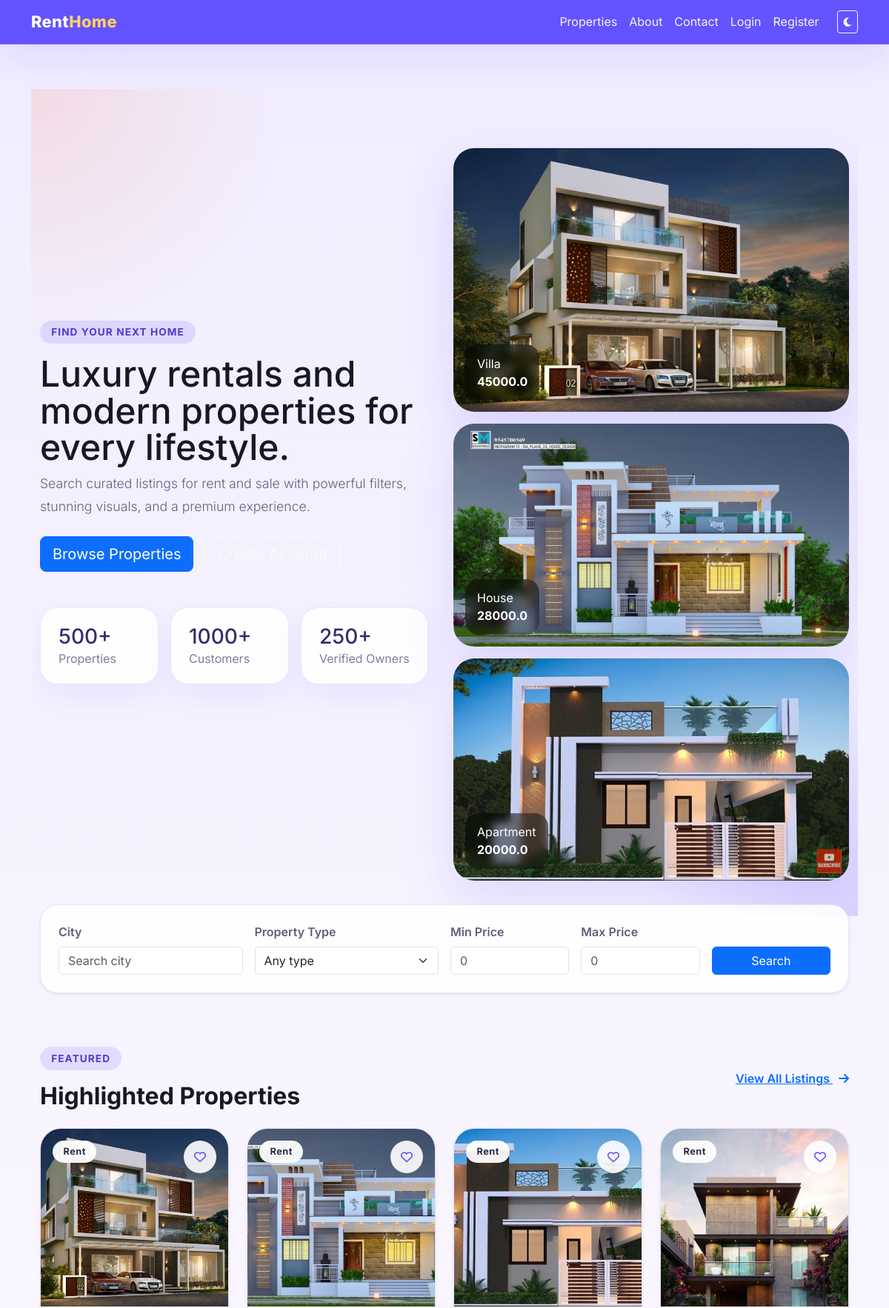
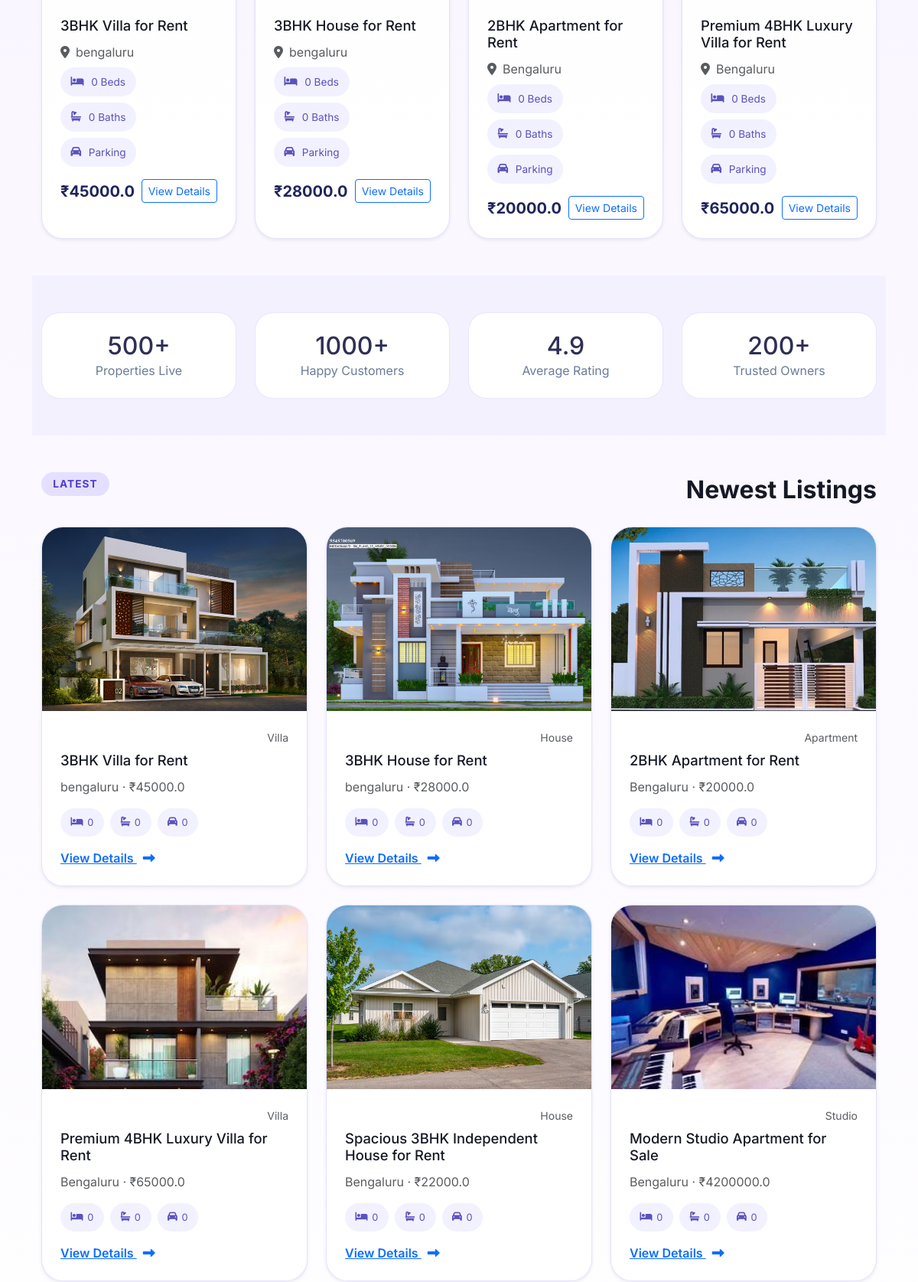
The page / (upper part) on the database its author committed (2 pictures, top to bottom).
### models.py (models this page shows)
class Property(db.Model):
    __tablename__ = 'properties'
    id = db.Column(db.Integer, primary_key=True)
    title = db.Column(db.String(200), nullable=False)
    description = db.Column(db.Text)
    purpose = db.Column(db.String(50))
    property_type = db.Column(db.String(50))
    price = db.Column(db.Float)
    deposit = db.Column(db.Float)
    bedrooms = db.Column(db.Integer)
    bathrooms = db.Column(db.Integer)
    balcony = db.Column(db.Integer)
    parking = db.Column(db.String(50))
    area_size = db.Column(db.String(50))
    floor = db.Column(db.String(50))
    facing = db.Column(db.String(50))
    furnished = db.Column(db.String(50))
    water = db.Column(db.String(50))
    electricity = db.Column(db.String(50))
    internet = db.Column(db.String(50))
    address = db.Column(db.String(255))
    locality = db.Column(db.String(120))
    city = db.Column(db.String(120))
    district = db.Column(db.String(120))
    state = db.Column(db.String(120))
    pincode = db.Column(db.String(20))
    google_map = db.Column(db.String(255))
    owner_name = db.Column(db.String(120))
    owner_phone = db.Column(db.String(50))
    owner_email = db.Column(db.String(120))
    available_from = db.Column(db.String(50))
    images = db.Column(db.Text)  # comma separated filenames
    created_at = db.Column(db.DateTime, default=datetime.utcnow)
    user_id = db.Column(db.Integer, db.ForeignKey('users.id'), nullable=True)

### app.py (the view)
@app.route('/')
def index():
    page = request.args.get('page', 1, type=int)
    props = Property.query.order_by(Property.created_at.desc()).paginate(page=page, per_page=6)
    return render_template('index.html', properties=props)

### app.py (called while the page is built)
@app.context_processor
def inject_current_year():
    return {'current_year': datetime.utcnow().year}

### templates/index.html (shortened to what this page needs)
{% extends 'base.html' %}
{% block content %}
<section class="hero-section py-5">
  <div class="container">
    <div class="row align-items-center">
      <div class="col-lg-6">
        <span class="eyebrow">Find Your Next Home</span>
        <h1>Luxury rentals and modern properties for every lifestyle.</h1>
        <p class="lead">Search curated listings for rent and sale with powerful filters, stunning visuals, and a premium experience.</p>
        <div class="hero-actions d-flex flex-wrap gap-3 mt-4">
          <a href="{{ url_for('properties') }}" class="btn btn-primary btn-lg">Browse Properties</a>
          {% if current_user.is_authenticated %}
          <a href="{{ url_for('dashboard') }}" class="btn btn-outline-light btn-lg">Go to Dashboard</a>
          {% else %}
          <a href="{{ url_for('register') }}" class="btn btn-outline-light btn-lg">Create Account</a>
          {% endif %}
        </div>
        <div class="hero-stats mt-5 d-flex flex-wrap gap-3">
          <div class="stat-card">
            <h3>500+</h3>
            <p>Properties</p>
          </div>
          <div class="stat-card">
            <h3>1000+</h3>
            <p>Customers</p>
          </div>
          <div class="stat-card">
            <h3>250+</h3>
            <p>Verified Owners</p>
          </div>
        </div>
      </div>
      <div class="col-lg-6">
        <div class="hero-gallery">
          {% for prop in properties.items[:3] %}
          {% set image = prop.images.split(',')[0] if prop.images else None %}
          <div class="hero-card">
            {% if image %}
            <img src="{{ url_for('uploaded_file', filename=image) }}" alt="Property image">
            {% else %}
            <div class="hero-placeholder"></div>
            {% endif %}
            <div class="hero-card-info">
              <span>{{ prop.property_type|capitalize }}</span>
              <strong>{{ prop.price }}</strong>
            </div>
          </div>
          {% endfor %}
        </div>
      </div>
    </div>
  </div>
</section>
<section class="search-panel py-4">
  <div class="container">
    <div class="search-card p-4 shadow-sm">
      <form method="get" action="{{ url_for('properties') }}" class="row g-3 align-items-end">
        <div class="col-md-3"><label class="form-label">City</label><input name="city" value="{{ request.args.get('city','') }}" class="form-control" placeholder="Search city"></div>
        <div class="col-md-3"><label class="form-label">Property Type</label><select name="property_type" class="form-select"><option value="">Any type</option></select></div>
        <div class="col-md-2"><label class="form-label">Min Price</label><input name="min_price" value="{{ request.args.get('min_price','') }}" class="form-control" type="number" placeholder="0"></div>
        <div class="col-md-2"><label class="form-label">Max Price</label><input name="max_price" value="{{ request.args.get('max_price','') }}" class="form-control" type="number" placeholder="0"></div>
        <div class="col-md-2"><button class="btn btn-primary w-100">Search</button></div>
      </form>
    </div>
  </div>
</section>
<section class="featured-properties py-5">
  <div class="container">
    <div class="section-heading d-flex justify-content-between align-items-center mb-4">
      <div>
        <span class="eyebrow">Featured</span>
        <h2>Highlighted Properties</h2>
      </div>
      <a href="{{ url_for('properties') }}" class="link-primary">View All Listings <i class="fas fa-arrow-right ms-2"></i></a>
    </div>
    <div class="row g-4">
      {% for prop in properties.items[:4] %}
      <div class="col-md-6 col-xl-3">
        <article class="property-card h-100 shadow-sm">
          <div class="property-image">
            {% set first_image = prop.images.split(',')[0] if prop.images else None %}
            {% if first_image %}
            <img src="{{ url_for('uploaded_file', filename=first_image) }}" alt="{{ prop.title }}">
            {% else %}
            <div class="placeholder-image"></div>
            {% endif %}
            <span class="badge badge-status badge-{{ prop.purpose }}">{{ prop.purpose|capitalize }}</span>
            <button type="button" class="wishlist-btn"><i class="far fa-heart"></i></button>
          </div>
          <div class="property-body p-4">
            <h5>{{ prop.title }}</h5>
            <p class="text-muted mb-2"><i class="fas fa-map-marker-alt me-2"></i>{{ prop.city }}</p>
            <div class="property-meta d-flex flex-wrap gap-2 mb-3">
              <span><i class="fas fa-bed me-1"></i>{{ prop.bedrooms or 0 }} Beds</span>
              <span><i class="fas fa-bath me-1"></i>{{ prop.bathrooms or 0 }} Baths</span>
              <span><i class="fas fa-car me-1"></i>{{ prop.parking or 'Parking' }}</span>
            </div>
            <div class="d-flex justify-content-between align-items-center">
              <strong class="price">₹{{ prop.price }}</strong>
              <a href="{{ url_for('property_details', property_id=prop.id) }}" class="btn btn-sm btn-outline-primary">View Details</a>
            </div>
          </div>
        </article>
      </div>
      {% endfor %}
    </div>
  </div>
</section>
<section class="statistics-section py-5 bg-soft">
  <div class="container">
    <div class="row g-4">
      <div class="col-md-3">
        <div class="stat-card-alt p-4 text-center">
          <h3>500+</h3>
          <p>Properties Live</p>
        </div>
      </div>
      <div class="col-md-3">
        <div class="stat-card-alt p-4 text-center">
          <h3>1000+</h3>
          <p>Happy Customers</p>
        </div>
      </div>
      <div class="col-md-3">
        <div class="stat-card-alt p-4 text-center">
          <h3>4.9</h3>
          <p>Average Rating</p>
        </div>
      </div>
      <div class="col-md-3">
        <div class="stat-card-alt p-4 text-center">
          <h3>200+</h3>
          <p>Trusted Owners</p>
        </div>
      </div>
    </div>
  </div>
</section>
<section class="latest-properties py-5">
  <div class="container">
    <div class="section-heading mb-4">
      <span class="eyebrow">Latest</span>
      <h2>Newest Listings</h2>
    </div>
    <div class="row g-4">
      {% for prop in properties.items %}
      <div class="col-md-6 col-xl-4">
        <article class="property-card-alt h-100 shadow-sm">
          <div class="property-image-small">
            {% set first_image = prop.images.split(',')[0] if prop.images else None %}
            {% if first_image %}
            <img src="{{ url_for('uploaded_file', filename=first_image) }}" alt="{{ prop.title }}">
            {% else %}
            <div class="placeholder-image"></div>
            {% endif %}
          </div>
          <div class="property-body p-4">
            <div class="d-flex justify-content-between align-items-center mb-2">
              <span class="badge badge-status badge-{{ prop.purpose }}">{{ prop.purpose|capitalize }}</span>
              <span class="text-muted small">{{ prop.property_type|capitalize }}</span>
            </div>
            <h5>{{ prop.title }}</h5>
            <p class="text-muted mb-3">{{ prop.city }} · ₹{{ prop.price }}</p>
            <div class="property-meta d-flex flex-wrap gap-2 mb-3">
              <span><i class="fas fa-bed"></i> {{ prop.bedrooms or 0 }}</span>
              <span><i class="fas fa-bath"></i> {{ prop.bathrooms or 0 }}</span>
              <span><i class="fas fa-car"></i> {{ prop.parking or '0' }}</span>
            </div>
            <a href="{{ url_for('property_details', property_id=prop.id) }}" class="link-primary">View Details <i class="fas fa-long-arrow-alt-right ms-2"></i></a>
          </div>
        </article>
      </div>
      {% endfor %}
    </div>
  </div>
</section>
{% endblock %}

### static/css/style.css (style rules this page uses)
:root { --bg: #f6f3ff; --surface: rgba(255,255,255,0.9); --surface-strong: rgba(255,255,255,0.96); --text: #161925; --muted: #6b7c98; --primary: #5b4bff; --primary-soft: #8f84ff; --accent: #ff7a59; --border: rgba(91,75,255,0.16); --shadow: 0 24px 80px rgba(91,75,255,0.12); --soft: #f4f1ff; }
* { box-sizing:border-box }
html,body { min-height:100%;margin:0;font-family:'Inter',system-ui,sans-serif;background:linear-gradient(180deg,#f0edff 0%,#faf7ff 48%,#ffffff 100%);color:var(--text);scroll-behavior:smooth }
.hero-section { padding:80px 0 60px;position:relative;overflow:hidden }
.hero-section::before { content:'';position:absolute;inset:0;background:radial-gradient(circle at top left,rgba(255,122,89,0.16),transparent 22%),radial-gradient(circle at bottom right,rgba(91,75,255,0.18),transparent 18%);pointer-events:none }
.eyebrow { display:inline-block;padding:.35rem .95rem;border-radius:999px;background:rgba(91,75,255,0.14);color:#4f3cce;font-size:.85rem;font-weight:700;text-transform:uppercase;letter-spacing:.08em;margin-bottom:1rem }
.hero-section h1 { font-size:clamp(2.6rem,4vw,3.8rem);line-height:1.03;max-width:640px }
.hero-section p.lead { max-width:560px;color:#5f6480;font-size:1.1rem;line-height:1.8 }
.hero-actions .btn { min-width:180px }
.hero-stats { gap:1rem }
.stat-card { background:rgba(255,255,255,0.88);border:1px solid rgba(91,75,255,0.12);border-radius:24px;padding:1.4rem 1.5rem;min-width:160px;box-shadow:0 18px 40px rgba(91,75,255,0.08) }
.stat-card h3 { margin:0;font-size:1.75rem;color:#342e6e }
.stat-card p { margin:0;color:#7a7f9e }
.hero-gallery { display:grid;grid-template-columns:1fr;gap:1rem;margin-top:2rem }
.hero-card { position:relative;overflow:hidden;border-radius:28px;min-height:220px;background:linear-gradient(180deg,#ffffff,#f7f3ff);box-shadow:0 26px 70px rgba(91,75,255,0.16) }
.hero-card img { width:100%;height:100%;object-fit:cover;display:block }
.hero-card-info { position:absolute;left:1rem;bottom:1rem;background:rgba(0,0,0,0.45);color:#fff;padding:.85rem 1rem;border-radius:18px;backdrop-filter:blur(6px) }
.hero-card-info strong { display:block;font-size:1rem }
.search-panel { margin-top:-40px;z-index:10;position:relative }
.search-card { background:var(--surface);border:1px solid rgba(91,75,255,0.14);border-radius:24px }
.search-panel .form-label { font-weight:600;color:#5e5f7a }
.featured-properties,.latest-properties,.testimonials { padding-top:40px }
.section-heading { display:flex;flex-wrap:wrap;justify-content:space-between;align-items:center;gap:1rem }
.section-heading h2 { margin:0;font-size:2rem;font-weight:700 }
.link-primary { color:var(--primary);font-weight:600 }
.property-card, .property-card-alt { background:var(--surface);border:1px solid rgba(91,75,255,0.16);border-radius:28px;overflow:hidden;transition:transform .35s ease,box-shadow .35s ease }
.property-image, .property-image-small { position:relative;height:240px;overflow:hidden }
.property-image img, .property-image-small img { width:100%;height:100%;object-fit:cover;display:block }
.property-image .badge-status, .property-image-small .badge-status { position:absolute;top:1rem;left:1rem;padding:.55rem .9rem;font-size:.8rem;font-weight:700;letter-spacing:.04em;border-radius:999px;background:rgba(255,255,255,0.94);color:#2f2e46 }
.property-image .wishlist-btn { position:absolute;top:1rem;right:1rem;width:44px;height:44px;border-radius:50%;border:none;background:rgba(255,255,255,0.9);display:flex;align-items:center;justify-content:center;color:#5b4bff;cursor:pointer;transition:transform .2s ease }
.property-body { padding:1.5rem }
.property-body h5 { margin-bottom:.75rem;font-size:1.15rem }
.property-body .property-meta span { display:inline-flex;align-items:center;gap:.35rem;background:rgba(91,75,255,0.08);padding:.55rem .85rem;border-radius:999px;font-size:.85rem;color:#5a52bd }
.property-body .price { font-size:1.25rem;color:#1f255d }
.property-card-alt .property-meta span { font-size:.8rem;color:#5a52bd }
.bg-soft { background:var(--soft) }
.statistics-section .stat-card-alt { background:var(--surface-strong);border:1px solid rgba(91,75,255,0.14);border-radius:24px;color:#2f2f56 }
.statistics-section .stat-card-alt h3 { font-size:2rem;margin:0 }
.statistics-section .stat-card-alt p { margin:0;color:#6b7c98 }

### rows shown on the page
Property: images (picture), property_type "Villa", price "45000.0", purpose "Rent", title "3BHK Villa for Rent", city "bengaluru", bedrooms "0", bathrooms "0", parking "Parking", parking "0"
Property: images (picture), property_type "House", price "28000.0", purpose "Rent", title "3BHK House for Rent", city "bengaluru", bedrooms "0", bathrooms "0", parking "Parking", parking "0"
Property: images (picture), property_type "Apartment", price "20000.0", purpose "Rent", title "2BHK Apartment for Rent", city "Bengaluru", bedrooms "0", bathrooms "0", parking "Parking", parking "0"
Property: images (picture), purpose "Rent", title "Premium 4BHK Luxury Villa for Rent", city "Bengaluru", bedrooms "0", bathrooms "0", parking "Parking", price "65000.0", property_type "Villa", parking "0"
Property: images (picture), property_type "House", title "Spacious 3BHK Independent House for Rent", city "Bengaluru", price "22000.0", bedrooms "0", bathrooms "0", parking "0"
Property: images (picture), property_type "Studio", title "Modern Studio Apartment for Sale", city "Bengaluru", price "4200000.0", bedrooms "0", bathrooms "0", parking "0"
